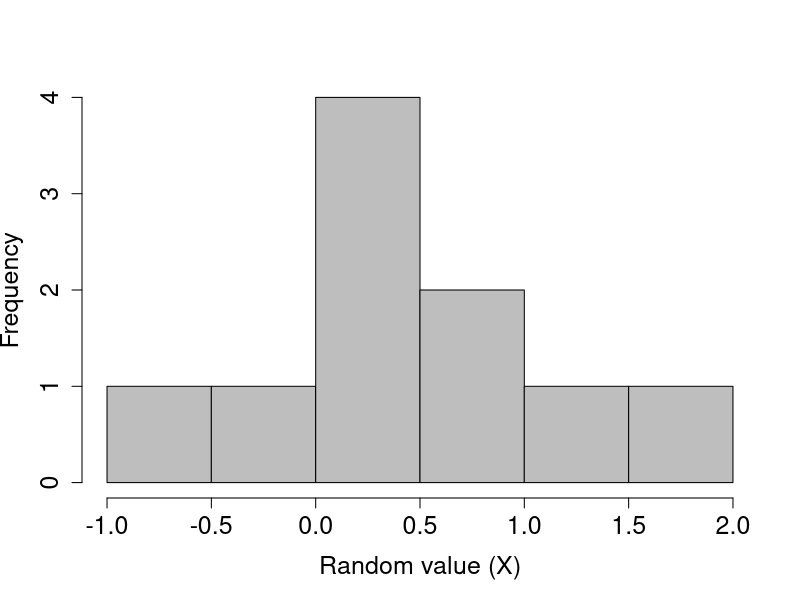
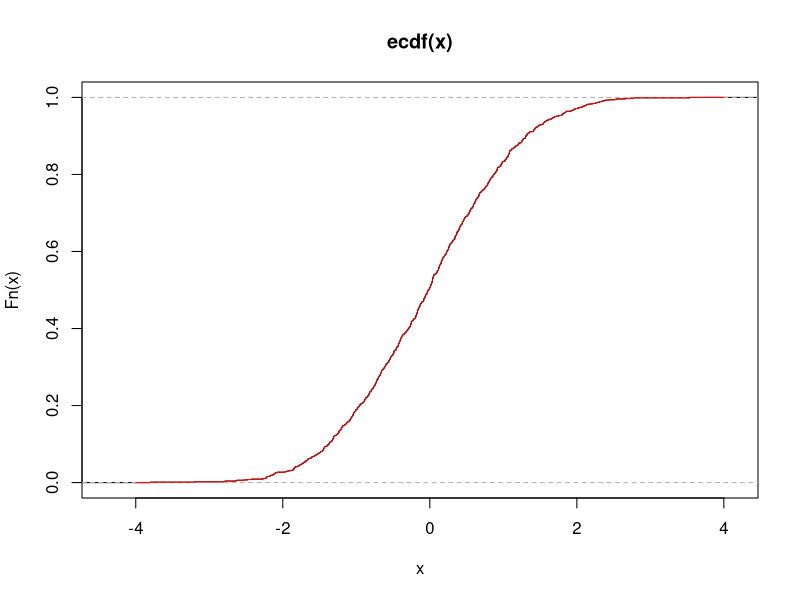

Recreate these plots in R, in order.
#clear global environment
rm(list = ls())

rand_norm <- rnorm(n = 10, mean = 0, sd = 1)

hist(rand_norm, xlab = "Random value (X)", col = "grey",
     main = "", cex.lab = 1.5, cex.axis = 1.5)

qnorm(0.05)
qnorm(0.95)
qnorm(0.975)

monte_carlo_normal <- function(N, sample_size, alpha, mu, sigma){
  count <- 0
  for (i in 1:N ) {
    rand_norm <- rnorm(n = sample_size, mean = mu, sd = sigma)
    CI_lower <- (mean(rand_norm)-(qnorm((1-(alpha/2)))*(sqrt(variance(rand_norm))/sqrt(sample_size))))
    CI_upper <- (mean(rand_norm)+(qnorm((1-(alpha/2)))*(sqrt(variance(rand_norm))/sqrt(sample_size))))
    if (mu >= CI_lower && mu <= CI_upper) {
      count <- count + 1
    }
  }
  coverage <- count/N
}
# As N increases then coverage should converge to 1-alpha by LLN
# Plot the coverage as N increases and as sample size increases

#Empirical Distribution Function implementation
edf <- function(x, increment) {
  out<-numeric(length(increment))
  length <- length(increment) #To stop it from recalculating this in the loop
  for(i in 1:length) {
    indicator <- as.numeric(x<=increment[i])
    out[i] <- sum(indicator)/length(increment)
  }
  out
}

# test to see if the EDF function matches the base R one
x <- rnorm(1000)
plot(ecdf(x))
lines(seq(-4, 4, length=1000), 
      edf(x, seq(-4, 4, length=1000)), 
      col='red')

#Sampling from data with replacement, returns an n length vector
sample_edf <- function(x, n){ 
  out <- rep(0, n)
  #+1 added to upper-bound since we floor the random number
  values <- floor(runif(n, min = 1, max = length(x)+1))
  for (i in 1:n){
    out[i] <- x[values[i]]
  }
  return(out)
}

#Makes bootstrap sample as an B by n matrix
make_boot_sample <- function(x, n, B){ 
  out <- matrix(0, nrow = B, ncol = n)
  for (b in 1:B){
    out[b,] <- sample_edf(x, n)
  }
  return(out)
}

#Performs a Block Bootstrap Sample, returns a n length vector
block_sampler <- function(x, n, k) {
  n_b <- ceiling(n/k) #Number of blocks in sample
  out <- list()
  start_indices <- floor(runif(n_b, min = 1, max = length(x)-k+2)) 
  
  for(i in 1:n_b){
    start <- start_indices[i]
    length_list <- length(out)
    if (length_list + k > n){ #Cuts off the last block
      out <- append(out, x[start:(start+n-length_list-1)])
      return(unlist(out))
    }
    
    else if (length_list == n){ #As a fail-safe
      return(unlist(out))
    }
    
    else { #Adds block to list
      test <- x[start:(start+k-1)]
      out <- append(out, x[start:(start+k-1)])
    }
  }
  
  return(unlist(out))
}

#Makes the block sample as a B by n matrix
make_block_sample <- function(x, n, k, B){
  out <- matrix(0, nrow = B, ncol = n)
  for (b in 1:B){
    out[b,] <- block_sampler(x, n, k)
  }
  return(out)
}

